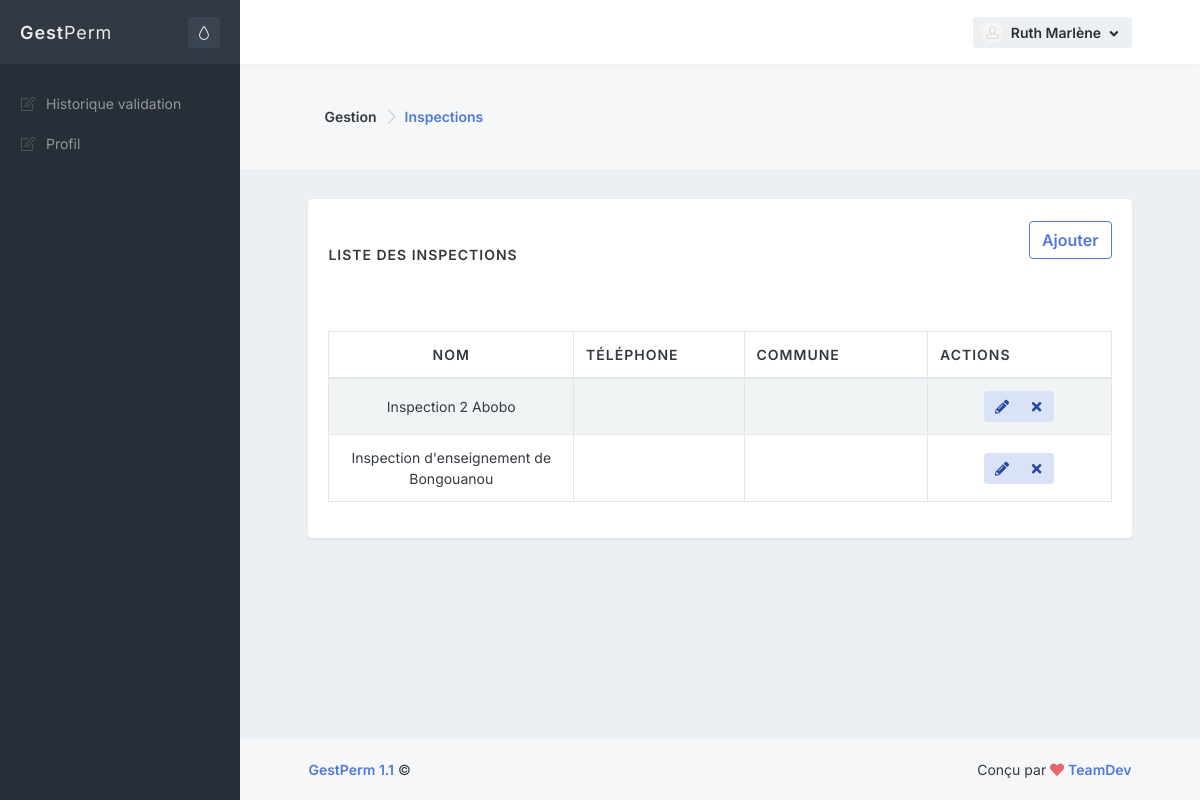
The page /admin/inspection.php (signed in) on the database as committed earlier.
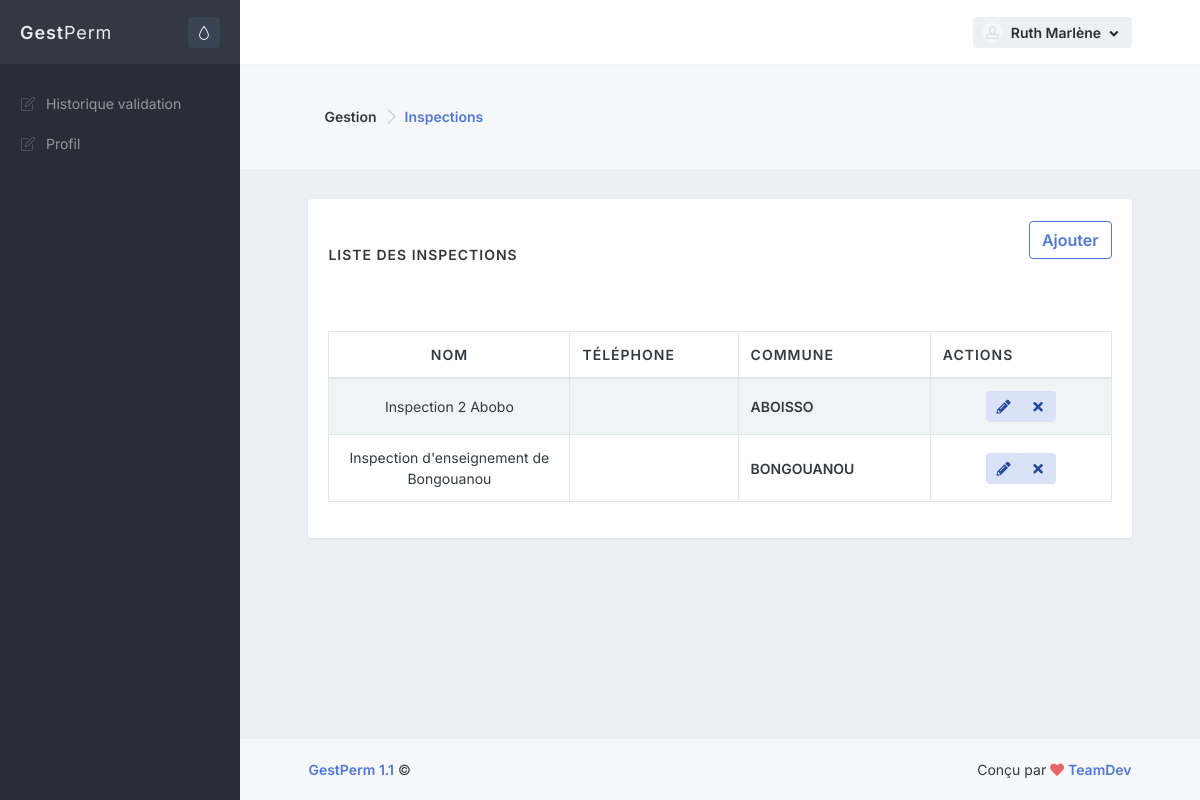
The same page on the database as committed later.
### tables this page shows
CREATE TABLE IF NOT EXISTS `inspection` (
  `IdInspection` int(11) NOT NULL AUTO_INCREMENT,
  `NomInspection` varchar(255) NOT NULL,
  `TelInspection` varchar(255) NOT NULL,
  `CommuneInspection` varchar(255) NOT NULL,
  `IdDirectionRegionale` int(11) NOT NULL,
  PRIMARY KEY (`IdInspection`)
);

CREATE TABLE IF NOT EXISTS `localite` (
  `CodeZone` bigint(19) NOT NULL AUTO_INCREMENT,
  `LibelleZone` varchar(200) NOT NULL,
  `CodeZoneMere` bigint(19) NOT NULL,
  `NiveauStr` smallint(6) NOT NULL,
  PRIMARY KEY (`CodeZone`)
);

### class/database.php (called while the page is built, shortened)
<?php
class Database
{
    private static $dbHost = "localhost";
    private static $dbName = "pct_db";
    private static $dbUsername = "root";
    private static $dbUserpassword = "";
    private static $connection = null;
    private static function connect()
    {
        if(self::$connection == null)
        {
            try
            {
              self::$connection = new PDO("mysql:host=" . self::$dbHost . ";dbname=" . self::$dbName , self::$dbUsername, self::$dbUserpassword, array(PDO::MYSQL_ATTR_INIT_COMMAND => 'SET NAMES UTF8' , PDO::ATTR_ERRMODE=>PDO::ERRMODE_WARNING));
            }
            catch(PDOException $e)
            {
                die($e->getMessage());
            }
        }
        return self::$connection;
    }
    private static function disconnect()
    {
        self::$connection = null;
    }
    public static function SelectQuery($query="")
    {
        if ($query<>"")
        {
            $req=self::$connection->prepare($query);
            try
            {
              $req->execute();
            }
            catch(Exception $e)
            {
                var_dump($query);
                die($e->getMessage());
            }
            return $req->fetchAll(PDO::FETCH_OBJ);
        }
        else return "";
    }
}
?>

### admin/inspection.php (the view, shortened to what this page needs)
<?php require 'inc/_global/views/head_start.php'; ?>
<?php require 'inc/_global/views/head_end.php'; ?>
<?php require 'inc/_global/views/page_start.php'; ?>
<div class="bg-body-light">
    <div class="content content-full">
        <div class="d-flex flex-column flex-sm-row justify-content-sm-between align-items-sm-center">
            <nav class="flex-sm-00-auto ml-sm-3" aria-label="breadcrumb">
                <ol class="breadcrumb breadcrumb-alt">
                    <li class="breadcrumb-item">Gestion</li>
                    <li class="breadcrumb-item" aria-current="page">
                        <a class="link-fx" href="">Inspections</a>
                    </li>
                </ol>
            </nav>
        </div>
   </div>
</div>
<div class="content">
    <div class="block block-rounded">
        <div class="block-header">
            <h3 class="block-title">Liste des Inspections<small</small></h3>
            <nav class="flex-sm-00-auto ml-sm-3" aria-label="breadcrumb">
                <ol class="breadcrumb breadcrumb-alt">
                    <li class="breadcrumb-item">
                        <button type="button" class="btn btn-outline-primary push" data-toggle="modal" data-target="#add-newinsp-modal">Ajouter</button>
                    </li>
                </ol>
            </nav>
        </div>
        <div class="block-content block-content-full">
            <table class="table table-bordered table-striped table-vcenter js-dataTable-full">
                <thead>
                    <tr>
                        <th class="text-center" style="width: 20%;">Nom</th>
                        <th class="d-none d-sm-table-cell" style="width: 12%;">Téléphone</th>
                        <th class="d-none d-sm-table-cell" style="width: 15%;">Commune</th>
                        <th class="d-none d-sm-table-cell" style="width: 15%;">Actions</th>
                    </tr>
                </thead>
                <tbody>
                    <?php
                        $inspections=Database::SelectQuery("SELECT * FROM   inspection ORDER BY NomInspection ASC");
                        foreach($inspections as $inspection):
                    ?>
                    <tr>
                        <td class="text-center font-size-sm"><?=$inspection->NomInspection?></td>
                        <td class="font-w600 font-size-sm"><?=$inspection->TelInspection?></td>
                        <td class="font-w600 font-size-sm">
                        <?=DataBase::SelectQuery("SELECT LibelleZone FROM localite WHERE CodeZone='$inspection->CommuneInspection'")[0]->LibelleZone?>
                        </td>
                        <td class="text-center">
                            <div class="btn-group">
                                <button type="button" class="btn btn-sm btn-alt-primary editinspection" data-toggle="modal" title="Edit" data-idinpection="<?=$inspection->IdInspection ?>" data-nominspection="<?=$inspection->NomInspection ?>" data-telinspection="<?=$inspection->TelInspection ?>" data-locinspection="<?=$inspection->CommuneInspection ?>"  data-target="#Edit-newinsp-modal">
                                    <i class="fa fa-fw fa-pencil-alt"></i>
                                </button>
                                <button type="button" class="btn btn-sm btn-alt-primary todelete"  data-toggle="modal" data-target="#Delete-newinsp-modal" data-idinpection="<?=$inspection->IdInspection ?>" title="Delete">
                                    <i class="fa fa-fw fa-times"></i>
                                </button>
                            </div>
                        </td>
                    </tr>
                    <?php endforeach ?>
                </tbody>
            </table>
        </div>
    </div>
</div>
<?php require 'inc/_global/views/page_end.php'; ?>
<?php require 'inc/_global/views/footer_end.php'; ?>

Rows that differ between the two databases and show on the page:
changed inspection "Inspection 2 Abobo": CommuneInspection.LibelleZone (not shown) → "ABOISSO"
changed inspection "Inspection d'enseignement de Bongouanou": CommuneInspection.LibelleZone (not shown) → "BONGOUANOU"
